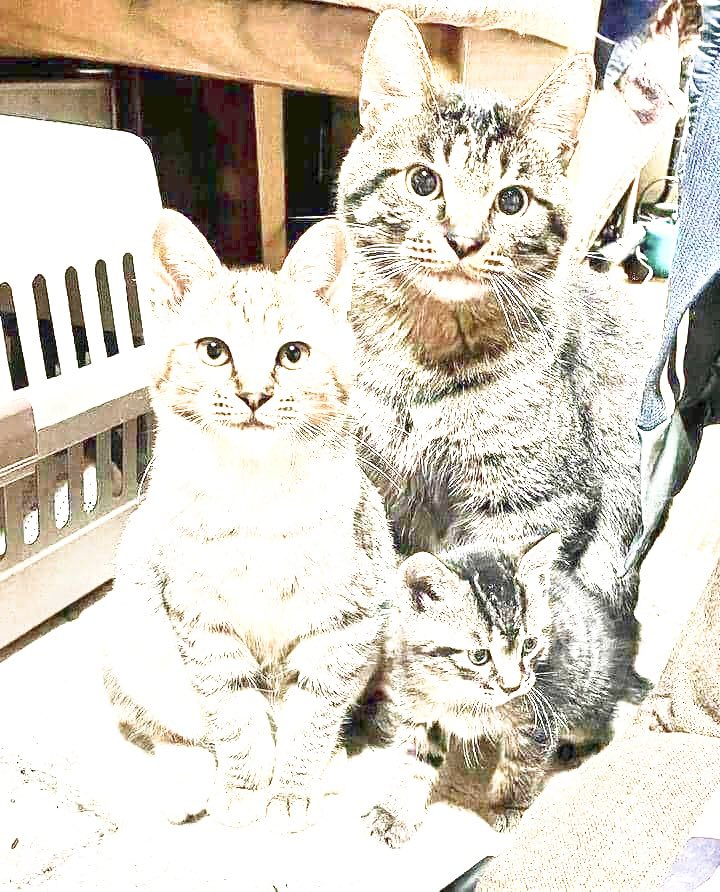
#> input picture BCGK/Essay/input_img_slight.jpg, 720 x 892 px
$ python 52200051_part3.py
#> lines starting #> are read from the running program, lines starting #| are printed output that depends on the picture
import cv2
import numpy as np
import matplotlib.pyplot as plt
#ham tinh bieu do histogram cua hinh anh
def handle_histogram(img):
    #lay kich thuoc chieu rong va chieu cao cua anh
    h = img.shape[0]
    w = img.shape[1]
    #tao mot ma tran de chua cac gia tri histogram
    before_equal_histogram = np.zeros(256)
    #dung vong lap de dem tan so tich luy cua gia tri mau tai moi pixel
    for i in range(h):
        for j in range(w):
            value_gray_point = img[i, j]
            before_equal_histogram[value_gray_point] += 1
    return before_equal_histogram
#ham so sanh cac pixel cua anh goc va anh tham chieu
def matching_pixel(ori_hist, ref_hist):
  #tinh phan phoi tich luy cua anh goc va anh tham chieu
  ori_cdf = ori_hist.cumsum()
  ref_cdf = ref_hist.cumsum()
  #khoi tao histogram sau khi so khop tu 2 histogram
  hist_matching = np.zeros(256)
  for i in range(len(hist_matching)):
    for j in range(len(hist_matching)):
      if(ref_cdf[j] <= ori_cdf[i]):
        hist_matching[i] = j
  return hist_matching
if __name__ == "__main__":
  #ham imread() dung de doc anh dau vao va anh tham chieu
  ori_img = cv2.imread('input_img_slight.jpg')
#> ori_img is the input picture: shape (892, 720, 3); mean B, G, R 194.7, 206.2, 212.5
  ref_img = cv2.imread('input_img_dark.jpg')
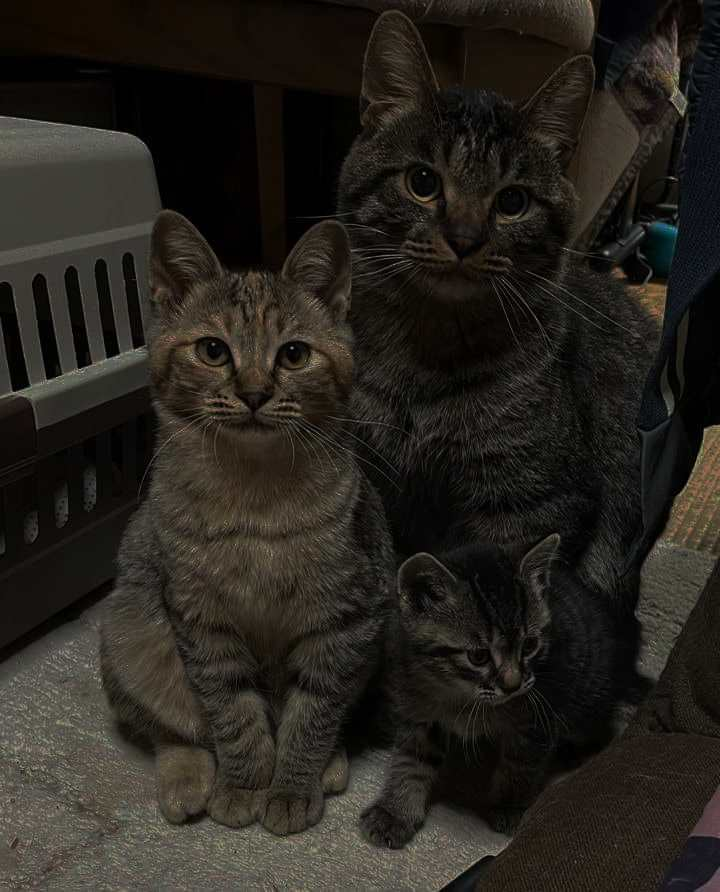
#> input picture BCGK/Essay/input_img_dark.jpg, 720 x 892 px
#> ref_img is the input picture: shape (892, 720, 3); mean B, G, R 29.1, 35.1, 38.8
  #chuyen hinh anh mau dau vao thanh anh xam
  gray_ori_img = cv2.cvtColor(ori_img, cv2.COLOR_BGR2GRAY)
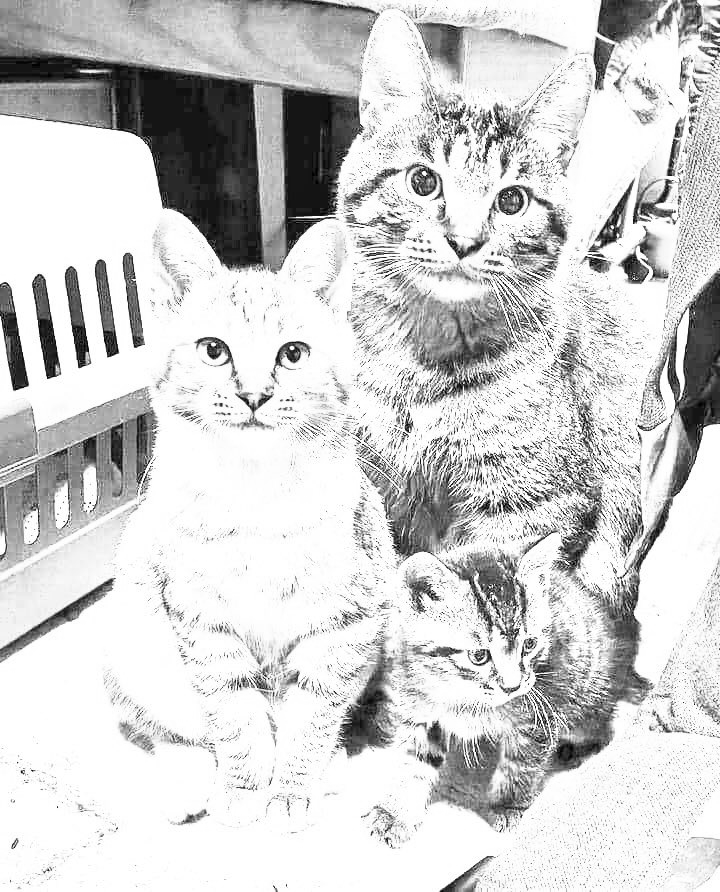
#> gray_ori_img: shape (892, 720); min 0, max 255, mean 206.8
  gray_ref_img = cv2.cvtColor(ref_img, cv2.COLOR_BGR2GRAY)
  #tinh histogram cua anh dau vao va anh tham chieu
  ori_his = handle_histogram(gray_ori_img)
#> after the loop in handle_histogram, `for i in range(h):`: before_equal_histogram = 256 values, max 146895 at index 255, min 44 at index 0, mean 2508.8
#> ori_his has the same summary as before_equal_histogram in handle_histogram
  ref_his = handle_histogram(gray_ref_img)
#> ref_his = 256 values, max 25621 at index 1, min 0 at index 165, mean 2508.8
  #so khop 2 hinh anh
  competi_pixel = matching_pixel(ori_his, ref_his)
#> in matching_pixel, `ori_cdf = ori_hist.cumsum()`: ori_cdf = 256 values from 44 to 642240
#> in matching_pixel, `ref_cdf = ref_hist.cumsum()`: ref_cdf = 256 values from 2910 to 642240
#> competi_pixel = 256 values from 0 to 255
  #tu histogram tao nen hinh anh goc
  for i in range(ori_img.shape[0]):
        for j in range(ori_img.shape[1]):
            gray_ori_img[i, j] = competi_pixel[gray_ori_img[i, j]]
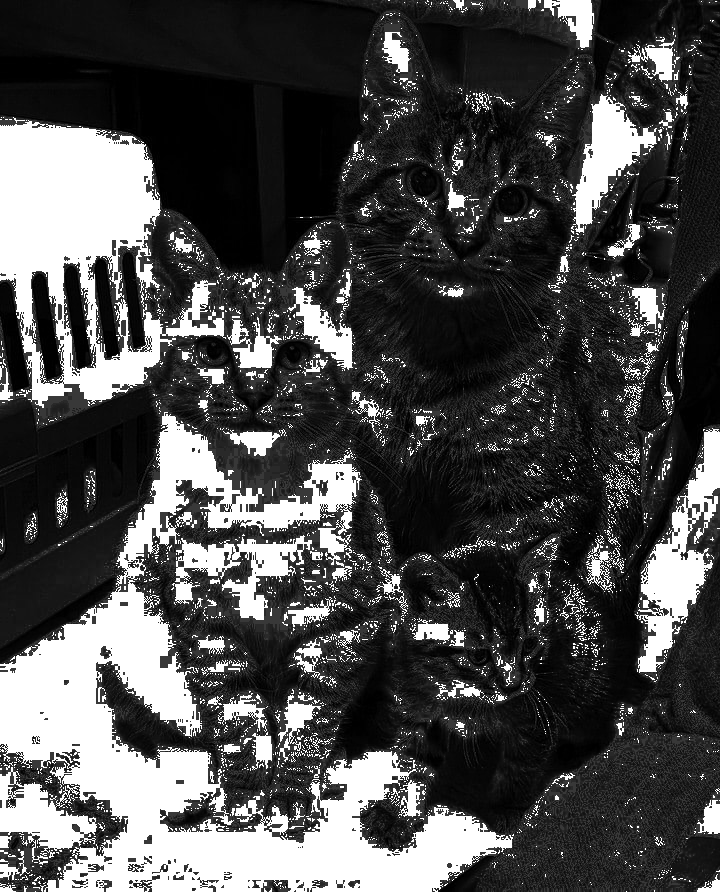
#> gray_ori_img: shape (892, 720); min 0, max 255, mean 76.3
  #hien thi hinh anh
  fig, axes = plt.subplots(1, 3)
  #anh goc
  axes[0].imshow(ori_img)
  axes[0].set_title("Original image")
  #anh tham chieu
  axes[1].imshow(ref_img)
  axes[1].set_title("Reference image")
  #anh sau khi xu li
  axes[2].imshow(gray_ori_img)
  axes[2].set_title("Use matching histogram")
  #hien thi figure
  plt.show()
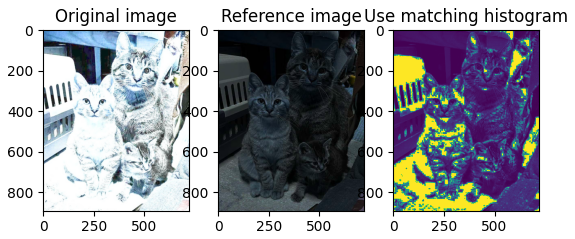
#> figure drawn by matplotlib, 3 panels; B, G, R data is drawn as R, G, B
